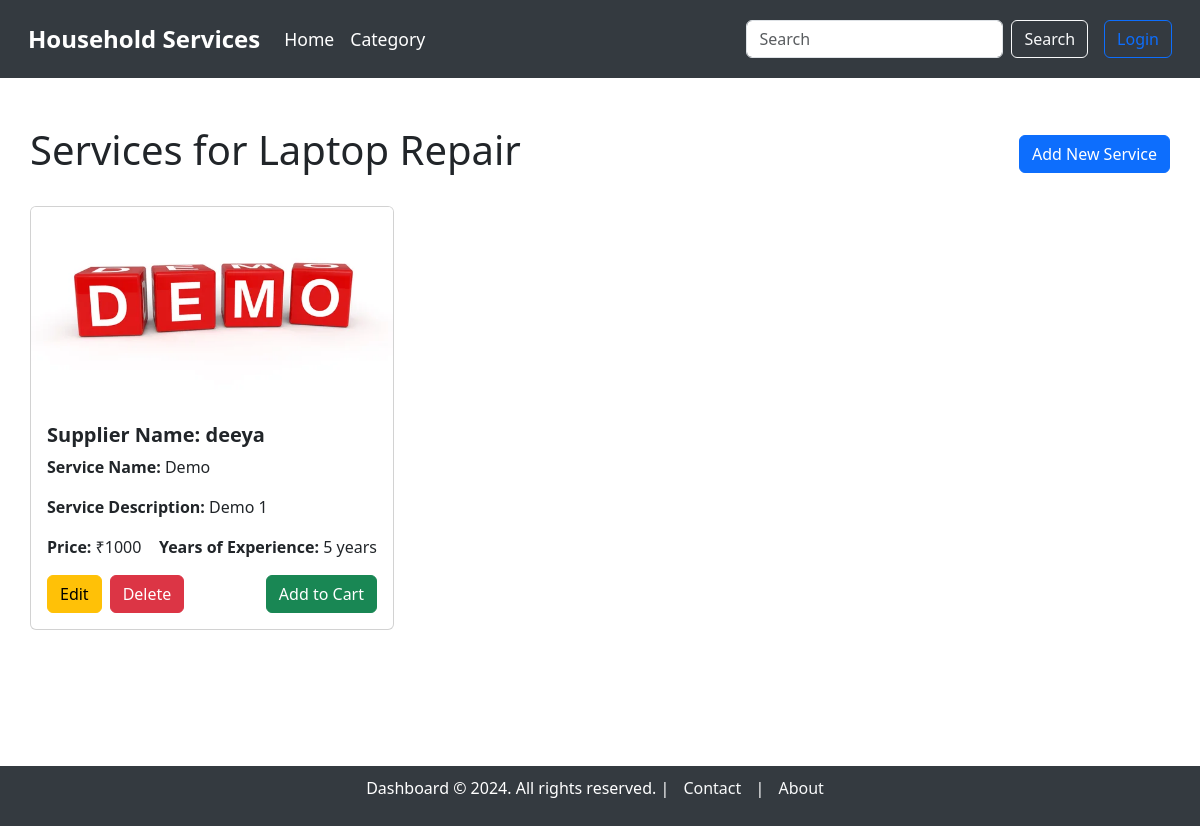
Before: /service_dashboard/1 with the older database file.
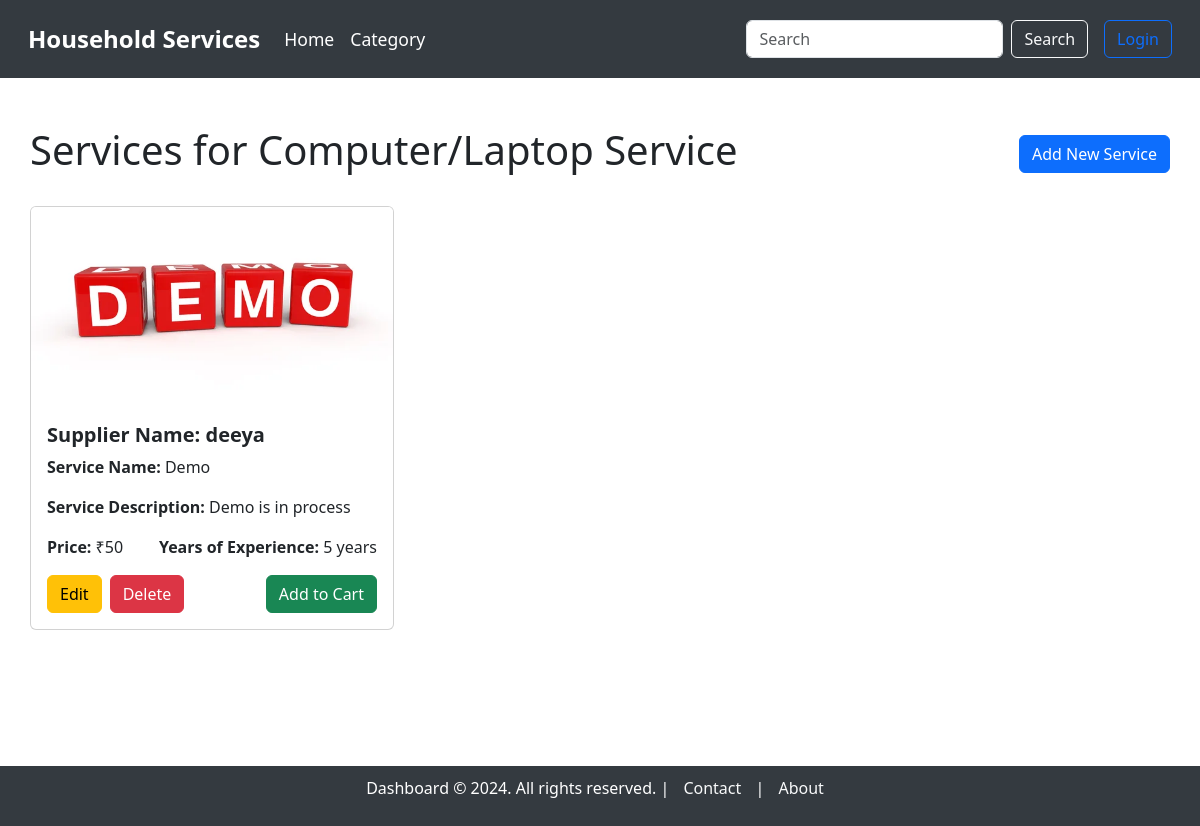
After: the same page with the newer database file.
### model.py (models this page shows, shortened)
class Category(db.Model):
    __tablename__ = "category"
    category_id = db.Column(db.Integer, autoincrement=True, primary_key=True)
    category_name = db.Column(db.String, unique=True, nullable=False)
    category_description = db.Column(db.String, nullable=False)
    picture = db.Column(db.String)  # Path to the uploaded picture

class Service(db.Model):
    __tablename__ = "service"
    service_id = db.Column(db.Integer, autoincrement=True, primary_key=True)
    category_id = db.Column(db.Integer, db.ForeignKey('category.category_id'), nullable=False)  # Link to Category model
    supplier_id = db.Column(db.Integer, db.ForeignKey('users.user_id'), nullable=False)  # Link to the supplier
    service_name = db.Column(db.String, unique=True, nullable=False)
    service_description = db.Column(db.String, nullable=False)
    created_at = db.Column(db.DateTime, default=datetime.utcnow)
    updated_at = db.Column(db.DateTime, default=datetime.utcnow, onupdate=datetime.utcnow)
    price = db.Column(db.Integer)
    image = db.Column(db.String)  # Path to the uploaded image
    supplier = db.relationship('User', backref='services')  # Relationship to supplier (User)
    category = db.relationship('Category', backref='services')  # Relationship to Category

class User(db.Model):
    __tablename__ = "users"
    user_id = db.Column(db.Integer, autoincrement=True, primary_key=True)
    full_name = db.Column(db.String, nullable=False)
    username = db.Column(db.String, unique=True, nullable=False)
    email = db.Column(db.String, unique=True, nullable=False)
    password = db.Column(db.String, nullable=False)
    address = db.Column(db.String, nullable=False)
    pincode = db.Column(db.String, nullable=False)
    role = db.Column(db.String, nullable=False)  # 'customer' or 'supplier'
    service_name = db.Column(db.String)  # Only applicable if the user is a supplier
    experience_years = db.Column(db.Integer)  # Only applicable if the user is a supplier
    document = db.Column(db.String)  # Path or name of the uploaded document, only for suppliers

### main.py (the view)
@app.route('/service_dashboard/<int:category_id>', methods=['GET'])
def service_dashboard(category_id):
    category = Category.query.get(category_id)
    if not category:
        flash('The requested category does not exist.', 'warning')
        return redirect(url_for('category_dashboard'))  # Redirect to home if category doesn't exist
    services = Service.query.filter_by(category_id=category_id).all()
    return render_template('service/service_dashboard.html', services=services, category=category)

### templates/service/service_dashboard.html (shortened to what this page needs)
{% extends 'base_dashboard.html' %}
{% block content %}
<div class="container mt-5">
    <div class="d-flex justify-content-between align-items-center mb-4">
        <h1>Services for {{ category.category_name }}</h1>
        <a href="{{ url_for('create_service', category_id=category.category_id) }}" class="btn btn-primary">Add New Service</a>
    </div>
    {% if services %}
        <div class="row">
            {% for service in services %}
                <div class="col-md-4 mb-4">
                    <div class="card">
                        {% if service.image %}
                            <img src="{{ url_for('static', filename='uploads/' + service.image) }}" class="card-img-top" alt="Service Image" style="height: 200px; object-fit: cover;">
                        {% else %}
                            <img src="{{ url_for('static', filename='images/default-service.jpg') }}" class="card-img-top" alt="Default Service Image" style="height: 200px; object-fit: cover;">
                        {% endif %}
                        <div class="card-body">
                            <h5 class="card-title"><strong>Supplier Name: {{ service.supplier.full_name }}</strong></h5>
                            <p class="card-text"><strong>Service Name:</strong> {{ service.service_name }}</p>
                            <p class="card-text"><strong>Service Description:</strong> {{ service.service_description }}</p>
                            <div class="d-flex justify-content-between">
                                <p class="card-text"><strong>Price:</strong> ₹{{ service.price }}</p>
                                <p class="card-text"><strong>Years of Experience:</strong> {{ service.supplier.experience_years }} years</p>
                            </div>
                            <div class="d-flex justify-content-between align-items-center">
                                <a href="{{ url_for('edit_service', service_id=service.service_id) }}" class="btn btn-warning me-2">Edit</a>
                                <a href="{{ url_for('confirm_delete_service', service_id=service.service_id) }}" class="btn btn-danger me-2">Delete</a>
                                <a href="{{ url_for('create_service_request', service_id=service.service_id) }}" class="btn btn-success ms-auto">Add to Cart</a>
                            </div>
                        </div>
                    </div>
                </div>
            {% endfor %}
        </div>
    {% else %}
        <p class="text-center mt-4">No services available.</p>
    {% endif %}
</div>
{% endblock %}

Changed rows visible on the page:
changed Category: category_name "Laptop Repair" → "Computer/Laptop Service"
changed Service "Demo": service_description "Demo 1" → "Demo is in process"; price "1000" → "50"
